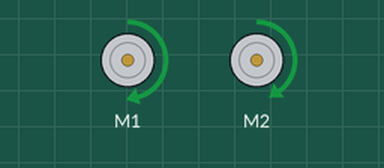
The sketch below on a simulated Arduino Uno, built with avr-gcc and run on an emulated ATmega328P. On the bench: 2 × DC motor (green arrow = forward, orange = backward, longer = faster). What the sketch prints to the serial monitor is not drawn.

Above: at 0.1 s.
Timing chart, 0 to 1.6 s (numbered marks = the images above):
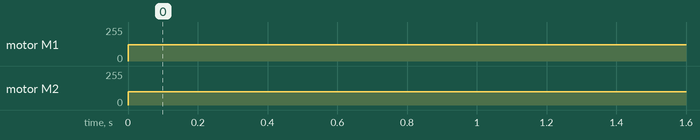

The sketch:

wheel_motors.ino
```cpp
#include <Wire.h>
#include <Adafruit_MotorShield.h>
#include "utility/Adafruit_MS_PWMServoDriver.h" //necessary libraries to allow the motor to run

Adafruit_MotorShield AFMS = Adafruit_MotorShield(); //creates the adafruit object
Adafruit_DCMotor *myMotor = AFMS.getMotor(1); //request the left wheel motor - should be on whatever number is inside getMotor()
Adafruit_DCMotor *myMotor2 = AFMS.getMotor(2);


void setup() {
  // put your setup code here, to run once:

  AFMS.begin(); //activates the adafruit motor
  Serial.begin(9600);

}

void loop() {
  // put your main code here, to run repeatedly:

  myMotor->setSpeed(122); //sets the speed in
  myMotor ->run(FORWARD); //activates the motor to move forwards;

  myMotor2->setSpeed(100); //sets the speed in
  myMotor2 ->run(FORWARD); //activates the motor to move forwards;

  Serial.println("Hello");


}
```

Measured:
- by itself, motor M1: stopped → forward 122/255 at 0.00 s
- by itself, motor M2: stopped → forward 100/255 at 0.00 s
